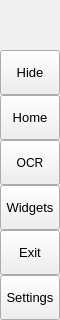
        <widget class="QFrame" name="leftMenuBg">
         <property name="minimumSize">
          <size>
           <width>60</width>
           <height>0</height>
          </size>
         </property>
         <property name="maximumSize">
          <size>
           <width>60</width>
           <height>16777215</height>
          </size>
         </property>
         <property name="frameShape">
          <enum>QFrame::NoFrame</enum>
         </property>
         <property name="frameShadow">
          <enum>QFrame::Raised</enum>
         </property>
         <layout class="QVBoxLayout" name="verticalLayout_3">
          <property name="spacing">
           <number>0</number>
          </property>
          <property name="leftMargin">
           <number>0</number>
          </property>
          <property name="topMargin">
           <number>0</number>
          </property>
          <property name="rightMargin">
           <number>0</number>
          </property>
          <property name="bottomMargin">
           <number>0</number>
          </property>
          <item>
           <widget class="QFrame" name="topLogoInfo">
            <property name="minimumSize">
             <size>
              <width>0</width>
              <height>50</height>
             </size>
            </property>
            <property name="maximumSize">
             <size>
              <width>16777215</width>
              <height>50</height>
             </size>
            </property>
            <property name="frameShape">
             <enum>QFrame::NoFrame</enum>
            </property>
            <property name="frameShadow">
             <enum>QFrame::Raised</enum>
            </property>
            <widget class="QFrame" name="topLogo">
             <property name="geometry">
              <rect>
               <x>10</x>
               <y>5</y>
               <width>42</width>
               <height>42</height>
              </rect>
             </property>
             <property name="minimumSize">
              <size>
               <width>42</width>
               <height>42</height>
              </size>
             </property>
             <property name="maximumSize">
              <size>
               <width>42</width>
               <height>42</height>
              </size>
             </property>
             <property name="frameShape">
              <enum>QFrame::NoFrame</enum>
             </property>
             <property name="frameShadow">
              <enum>QFrame::Raised</enum>
             </property>
            </widget>
            <widget class="QLabel" name="titleLeftApp">
             <property name="geometry">
              <rect>
               <x>70</x>
               <y>8</y>
               <width>160</width>
               <height>20</height>
              </rect>
             </property>
             <property name="font">
              <font>
               <pointsize>12</pointsize>
               <italic>false</italic>
               <bold>false</bold>
              </font>
             </property>
             <property name="text">
              <string>PyDracula</string>
             </property>
             <property name="alignment">
              <set>Qt::AlignLeading|Qt::AlignLeft|Qt::AlignTop</set>
             </property>
            </widget>
            <widget class="QLabel" name="titleLeftDescription">
             <property name="geometry">
              <rect>
               <x>70</x>
               <y>27</y>
               <width>160</width>
               <height>16</height>
              </rect>
             </property>
             <property name="maximumSize">
              <size>
               <width>16777215</width>
               <height>16</height>
              </size>
             </property>
             <property name="font">
              <font>
               <pointsize>8</pointsize>
               <italic>false</italic>
               <bold>false</bold>
              </font>
             </property>
             <property name="text">
              <string>Modern GUI / Flat Style</string>
             </property>
             <property name="alignment">
              <set>Qt::AlignLeading|Qt::AlignLeft|Qt::AlignTop</set>
             </property>
            </widget>
           </widget>
          </item>
          <item>
           <widget class="QFrame" name="leftMenuFrame">
            <property name="frameShape">
             <enum>QFrame::NoFrame</enum>
            </property>
            <property name="frameShadow">
             <enum>QFrame::Raised</enum>
            </property>
            <layout class="QVBoxLayout" name="verticalMenuLayout">
             <property name="spacing">
              <number>0</number>
             </property>
             <property name="leftMargin">
              <number>0</number>
             </property>
             <property name="topMargin">
              <number>0</number>
             </property>
             <property name="rightMargin">
              <number>0</number>
             </property>
             <property name="bottomMargin">
              <number>0</number>
             </property>
             <item>
              <widget class="QFrame" name="toggleBox">
               <property name="maximumSize">
                <size>
                 <width>16777215</width>
                 <height>45</height>
                </size>
               </property>
               <property name="frameShape">
                <enum>QFrame::NoFrame</enum>
               </property>
               <property name="frameShadow">
                <enum>QFrame::Raised</enum>
               </property>
               <layout class="QVBoxLayout" name="verticalLayout_4">
                <property name="spacing">
                 <number>0</number>
                </property>
                <property name="leftMargin">
                 <number>0</number>
                </property>
                <property name="topMargin">
                 <number>0</number>
                </property>
                <property name="rightMargin">
                 <number>0</number>
                </property>
                <property name="bottomMargin">
                 <number>0</number>
                </property>
                <item>
                 <widget class="QPushButton" name="toggleButton">
                  <property name="sizePolicy">
                   <sizepolicy hsizetype="Expanding" vsizetype="Fixed">
                    <horstretch>0</horstretch>
                    <verstretch>0</verstretch>
                   </sizepolicy>
                  </property>
                  <property name="minimumSize">
                   <size>
                    <width>0</width>
                    <height>45</height>
                   </size>
                  </property>
                  <property name="font">
                   <font>
                    <pointsize>10</pointsize>
                    <italic>false</italic>
                    <bold>false</bold>
                   </font>
                  </property>
                  <property name="cursor">
                   <cursorShape>PointingHandCursor</cursorShape>
                  </property>
                  <property name="layoutDirection">
                   <enum>Qt::LeftToRight</enum>
                  </property>
                  <property name="styleSheet">
                   <string notr="true">background-image: url(:/icons/images/icons/icon_menu.png);</string>
                  </property>
                  <property name="text">
                   <string>Hide</string>
                  </property>
                 </widget>
                </item>
               </layout>
              </widget>
             </item>
             <item alignment="Qt::AlignTop">
              <widget class="QFrame" name="topMenu">
               <property name="frameShape">
                <enum>QFrame::NoFrame</enum>
               </property>
               <property name="frameShadow">
                <enum>QFrame::Raised</enum>
               </property>
               <layout class="QVBoxLayout" name="verticalLayout_8">
                <property name="spacing">
                 <number>0</number>
                </property>
                <property name="leftMargin">
                 <number>0</number>
                </property>
                <property name="topMargin">
                 <number>0</number>
                </property>
                <property name="rightMargin">
                 <number>0</number>
                </property>
                <property name="bottomMargin">
                 <number>0</number>
                </property>
                <item>
                 <widget class="QPushButton" name="btn_home">
                  <property name="sizePolicy">
                   <sizepolicy hsizetype="Expanding" vsizetype="Fixed">
                    <horstretch>0</horstretch>
                    <verstretch>0</verstretch>
                   </sizepolicy>
                  </property>
                  <property name="minimumSize">
                   <size>
                    <width>0</width>
                    <height>45</height>
                   </size>
                  </property>
                  <property name="font">
                   <font>
                    <pointsize>10</pointsize>
                    <italic>false</italic>
                    <bold>false</bold>
                   </font>
                  </property>
                  <property name="cursor">
                   <cursorShape>PointingHandCursor</cursorShape>
                  </property>
                  <property name="layoutDirection">
                   <enum>Qt::LeftToRight</enum>
                  </property>
                  <property name="styleSheet">
                   <string notr="true">background-image: url(:/icons/images/icons/cil-home.png);</string>
                  </property>
                  <property name="text">
                   <string>Home</string>
                  </property>
                 </widget>
                </item>
                <item>
                 <widget class="QPushButton" name="btn_ocr">
                  <property name="minimumSize">
                   <size>
                    <width>0</width>
                    <height>45</height>
                   </size>
                  </property>
                  <property name="cursor">
                   <cursorShape>PointingHandCursor</cursorShape>
                  </property>
                  <property name="styleSheet">
                   <string notr="true">background-image: url(:/icons/images/icons/cil-ocr.png)</string>
                  </property>
                  <property name="text">
                   <string>OCR</string>
                  </property>
                 </widget>
                </item>
                <item>
                 <widget class="QPushButton" name="btn_widgets">
                  <property name="sizePolicy">
                   <sizepolicy hsizetype="Expanding" vsizetype="Fixed">
                    <horstretch>0</horstretch>
                    <verstretch>0</verstretch>
                   </sizepolicy>
                  </property>
                  <property name="minimumSize">
                   <size>
                    <width>0</width>
                    <height>45</height>
                   </size>
                  </property>
                  <property name="font">
                   <font>
                    <pointsize>10</pointsize>
                    <italic>false</italic>
                    <bold>false</bold>
                   </font>
                  </property>
                  <property name="cursor">
                   <cursorShape>PointingHandCursor</cursorShape>
                  </property>
                  <property name="layoutDirection">
                   <enum>Qt::LeftToRight</enum>
                  </property>
                  <property name="styleSheet">
                   <string notr="true">background-image: url(:/icons/images/icons/cil-gamepad.png);</string>
                  </property>
                  <property name="text">
                   <string>Widgets</string>
                  </property>
                 </widget>
                </item>
                <item>
                 <widget class="QPushButton" name="btn_exit">
                  <property name="sizePolicy">
                   <sizepolicy hsizetype="Expanding" vsizetype="Fixed">
                    <horstretch>0</horstretch>
                    <verstretch>0</verstretch>
                   </sizepolicy>
                  </property>
                  <property name="minimumSize">
                   <size>
                    <width>0</width>
                    <height>45</height>
                   </size>
                  </property>
                  <property name="font">
                   <font>
                    <pointsize>10</pointsize>
                    <italic>false</italic>
                    <bold>false</bold>
                   </font>
                  </property>
                  <property name="cursor">
                   <cursorShape>PointingHandCursor</cursorShape>
                  </property>
                  <property name="layoutDirection">
                   <enum>Qt::LeftToRight</enum>
                  </property>
                  <property name="styleSheet">
                   <string notr="true">background-image: url(:/icons/images/icons/cil-x.png);</string>
                  </property>
                  <property name="text">
                   <string>Exit</string>
                  </property>
                 </widget>
                </item>
               </layout>
              </widget>
             </item>
             <item alignment="Qt::AlignBottom">
              <widget class="QFrame" name="bottomMenu">
               <property name="frameShape">
                <enum>QFrame::NoFrame</enum>
               </property>
               <property name="frameShadow">
                <enum>QFrame::Raised</enum>
               </property>
               <layout class="QVBoxLayout" name="verticalLayout_9">
                <property name="spacing">
                 <number>0</number>
                </property>
                <property name="leftMargin">
                 <number>0</number>
                </property>
                <property name="topMargin">
                 <number>0</number>
                </property>
                <property name="rightMargin">
                 <number>0</number>
                </property>
                <property name="bottomMargin">
                 <number>0</number>
                </property>
                <item>
                 <widget class="QPushButton" name="btn_settings">
                  <property name="sizePolicy">
                   <sizepolicy hsizetype="Expanding" vsizetype="Fixed">
                    <horstretch>0</horstretch>
                    <verstretch>0</verstretch>
                   </sizepolicy>
                  </property>
                  <property name="minimumSize">
                   <size>
                    <width>0</width>
                    <height>45</height>
                   </size>
                  </property>
                  <property name="font">
                   <font>
                    <pointsize>10</pointsize>
                    <italic>false</italic>
                    <bold>false</bold>
                   </font>
                  </property>
                  <property name="cursor">
                   <cursorShape>PointingHandCursor</cursorShape>
                  </property>
                  <property name="layoutDirection">
                   <enum>Qt::LeftToRight</enum>
                  </property>
                  <property name="styleSheet">
                   <string notr="true">background-image: url(:/icons/images/icons/icon_settings.png);</string>
                  </property>
                  <property name="text">
                   <string>Settings</string>
                  </property>
                 </widget>
                </item>
               </layout>
              </widget>
             </item>
            </layout>
           </widget>
          </item>
         </layout>
        </widget>
